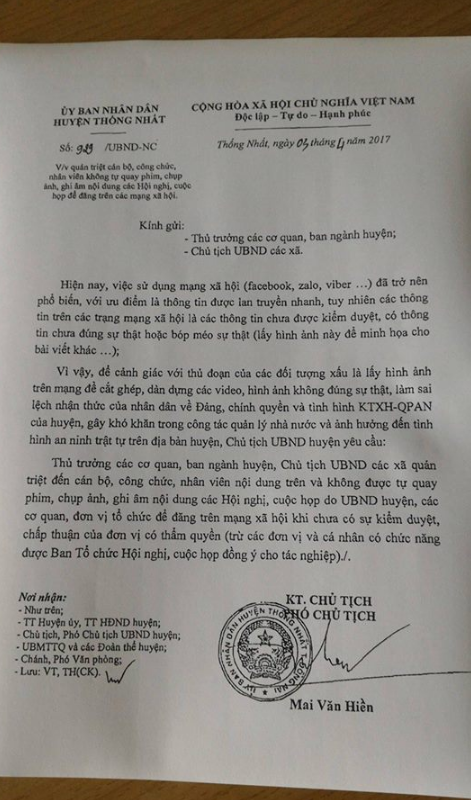
#> input picture dataset/raw/real_doc_sample.png, 471 x 800 px, found by its file name
$ python test_real_image.py
#> lines starting #> are read from the running program, lines starting #| are printed output that depends on the picture; after the words box and inside, x2 and y2 are one past the last pixel; in counts of white or black regions, pixels touching at a corner belong together
### modules/edge_detector.py
"""
Module 1: Tiền xử lý & Dò biên (Edge Detection)
Thành viên phụ trách: TV1 (Trưởng nhóm)
Mục tiêu:
    - Chuyển đổi ảnh sang ảnh xám (Grayscale).
    - Khử nhiễu bằng bộ lọc Gaussian Blur.
    - Cài đặt thuật toán dò biên Canny với ngưỡng tùy chỉnh linh hoạt và chế độ Auto-Canny.
    - Xử lý hình thái học (Morphological Operations) để kết nối mép tài liệu bị đứt đoạn.
"""

from typing import Tuple, Optional
import cv2
import numpy as np


def to_grayscale(image: np.ndarray) -> np.ndarray:
    """
    Chuyển đổi ảnh màu BGR sang ảnh mức xám (Grayscale).
    Nếu ảnh đã là ảnh xám (1 kênh), trả về bản sao của ảnh.

    Args:
        image (np.ndarray): Mảng numpy của ảnh đầu vào.

    Returns:
        np.ndarray: Ảnh mức xám (1 kênh màu, uint8).
    """
    if image is None:
        raise ValueError("Ảnh đầu vào là None. Vui lòng kiểm tra đường dẫn hoặc dữ liệu ảnh.")

    if len(image.shape) == 3 and image.shape[2] == 3:
        return cv2.cvtColor(image, cv2.COLOR_BGR2GRAY)
    elif len(image.shape) == 3 and image.shape[2] == 4:
        # Hỗ trợ ảnh có kênh Alpha (BGRA)
        return cv2.cvtColor(image, cv2.COLOR_BGRA2GRAY)
    elif len(image.shape) == 2:
        return image.copy()
    else:
        raise ValueError(f"Định dạng kênh màu không hợp lệ: shape={image.shape}")


def apply_gaussian_blur(
    image: np.ndarray,
    kernel_size: Tuple[int, int] = (5, 5),
    sigma_x: float = 0.0
) -> np.ndarray:
    """
    Khử nhiễu bằng bộ lọc Gaussian Blur.
    Toán học: Tích chập ảnh với ma trận trọng số Gauss 2 chiều để làm mượt các chi tiết tần số cao (nhiễu hạt).

    Args:
        image (np.ndarray): Ảnh đầu vào (ảnh xám hoặc ảnh màu).
        kernel_size (Tuple[int, int]): Kích thước cửa sổ lọc Gauss (phải là các số nguyên dương lẻ, ví dụ (3, 3), (5, 5)).
        sigma_x (float): Độ lệch chuẩn theo trục X. Nếu = 0, OpenCV tự tính theo kernel_size: sigma = 0.3*((ksize-1)*0.5 - 1) + 0.8.

    Returns:
        np.ndarray: Ảnh đã được làm mịn khử nhiễu.
    """
    # Đảm bảo kernel_size là các số lẻ
    kw, kh = kernel_size
    kw = kw if kw % 2 != 0 else kw + 1
    kh = kh if kh % 2 != 0 else kh + 1

    return cv2.GaussianBlur(image, (kw, kh), sigmaX=sigma_x)


def auto_canny(image: np.ndarray, sigma: float = 0.33) -> np.ndarray:
    """
    Tự động tính toán hai ngưỡng low_threshold và high_threshold của Canny dựa trên giá trị trung vị (Median) của ảnh.
    Công thức:
        lower = max(0, (1.0 - sigma) * median)
        upper = min(255, (1.0 + sigma) * median)

    Args:
        image (np.ndarray): Ảnh xám đã làm mịn.
        sigma (float): Hệ số co giãn ngưỡng quanh trung vị (thường chọn 0.33).

    Returns:
        np.ndarray: Ảnh nhị phân chứa biên Canny.
    """
    gray = to_grayscale(image)
    median_val = np.median(gray)

    low_threshold = int(max(0, (1.0 - sigma) * median_val))
    high_threshold = int(min(255, (1.0 + sigma) * median_val))

    return cv2.Canny(gray, low_threshold, high_threshold)


def detect_canny_edges(
    image: np.ndarray,
    low_threshold: int = 50,
    high_threshold: int = 150,
    aperture_size: int = 3,
    l2_gradient: bool = False
) -> np.ndarray:
    """
    Thực hiện dò biên Canny với các ngưỡng tùy chỉnh linh hoạt.
    Các bước cốt lõi của Canny:
        1. Tính đạo hàm không gian bằng toán tử Sobel (Gx, Gy).
        2. Triệt tiêu không cực đại (Non-Maximum Suppression - NMS) để làm mảnh biên thành 1 pixel.
        3. Phân ngưỡng Hysteresis (Ngưỡng kép) với low_threshold và high_threshold để giữ lại biên mạnh và biên yếu liên tục.

    Args:
        image (np.ndarray): Ảnh đầu vào (xám hoặc màu).
        low_threshold (int): Ngưỡng dưới để xác định biên yếu tiềm năng.
        high_threshold (int): Ngưỡng trên để xác định biên chắc chắn.
        aperture_size (int): Kích thước kernel Sobel tính gradient (3, 5, hoặc 7).
        l2_gradient (bool): Nếu True, tính độ lớn gradient chính xác bằng sqrt(Gx^2 + Gy^2),
                           nếu False, xấp xỉ nhanh bằng |Gx| + |Gy|.

    Returns:
        np.ndarray: Ảnh nhị phân các cạnh biên (255 là biên, 0 là nền).
    """
    gray = to_grayscale(image)
    return cv2.Canny(
        gray,
        threshold1=low_threshold,
        threshold2=high_threshold,
        apertureSize=aperture_size,
        L2gradient=l2_gradient
    )


def connect_edges(
    edges: np.ndarray,
    kernel_size: Tuple[int, int] = (5, 5),
    iterations: int = 1
) -> np.ndarray:
    """
    Sử dụng toán tử hình thái học (Morphological Operations) để hàn gắn các đường biên bị đứt gãy.
    Quy trình:
        - Giãn nở (Dilation) để làm dày biên và kết nối các đoạn đứt ngắn.
        - Phép Đóng (Closing = Dilate -> Erode) để lấp các lỗ thủng nhỏ dọc mép giấy.

    Args:
        edges (np.ndarray): Ảnh biên nhị phân thu được từ Canny.
        kernel_size (Tuple[int, int]): Kích thước cấu trúc phần tử (Structuring Element).
        iterations (int): Số lần lặp giãn nở.

    Returns:
        np.ndarray: Ảnh biên nhị phân đã được làm liền mạch.
    """
    kernel = cv2.getStructuringElement(cv2.MORPH_RECT, kernel_size)
    dilated = cv2.dilate(edges, kernel, iterations=iterations)
    closed = cv2.morphologyEx(dilated, cv2.MORPH_CLOSE, kernel)
    return closed


def preprocess_and_detect_edges(
    image: np.ndarray,
    blur_kernel: Tuple[int, int] = (5, 5),
    low_threshold: int = 50,
    high_threshold: int = 150,
    use_auto_canny: bool = False,
    apply_morphology: bool = True
) -> Tuple[np.ndarray, np.ndarray, np.ndarray]:
    """
    Hàm quy trình (Pipeline) hoàn chỉnh cho Module 1:
    Ảnh đầu vào -> Ảnh xám khử nhiễu -> Biên Canny thô -> Biên Canny liền mạch.

    Args:
        image (np.ndarray): Ảnh gốc (BGR).
        blur_kernel (Tuple[int, int]): Cửa sổ Gaussian Blur.
        low_threshold (int): Ngưỡng dưới Canny.
        high_threshold (int): Ngưỡng trên Canny.
        use_auto_canny (bool): Có dùng thuật toán Auto-Canny hay không.
        apply_morphology (bool): Có áp dụng hàn gắn biên hay không.

    Returns:
        Tuple[np.ndarray, np.ndarray, np.ndarray]:
            (gray_blurred, raw_edges, connected_edges)
    """
    # 1. Chuyển ảnh xám
    gray = to_grayscale(image)

    # 2. Khử nhiễu Gaussian
    gray_blurred = apply_gaussian_blur(gray, kernel_size=blur_kernel)

    # 3. Dò biên Canny
    if use_auto_canny:
        raw_edges = auto_canny(gray_blurred)
    else:
        raw_edges = detect_canny_edges(
            gray_blurred,
            low_threshold=low_threshold,
            high_threshold=high_threshold
        )

    # 4. Hàn gắn biên hình thái học
    if apply_morphology:
        connected_edges = connect_edges(raw_edges)
    else:
        connected_edges = raw_edges.copy()

    return gray_blurred, raw_edges, connected_edges


# [60 lines left out: functions resize_image_with_ratio, robust_edge_detection, not called in this run]


# ----------------------------------------------------------------------
# KIỂM THỬ ĐỘC LẬP (Unit Test / Demo khi chạy trực tiếp file)
# ----------------------------------------------------------------------
# [61 lines that do not run on import are left out]

### tools/test_real_image.py
"""
Script kiểm thử Module 1 (và đánh giá sơ bộ đường bao) trên ảnh tài liệu thực tế.
"""

import os
import sys
import io
import cv2
import numpy as np

# Fix UTF-8 output trên Windows console
if sys.stdout.encoding.lower() != 'utf-8':
    try:
        sys.stdout = io.TextIOWrapper(sys.stdout.buffer, encoding='utf-8')
    except Exception:
        pass

sys.path.insert(0, os.path.abspath(os.path.join(os.path.dirname(__file__), "..")))

from modules.edge_detector import (
    to_grayscale,
    apply_gaussian_blur,
    detect_canny_edges,
    auto_canny,
    connect_edges,
    preprocess_and_detect_edges
)


def run_test():
    img_path = os.path.join("dataset", "raw", "real_doc_sample.png")
    if not os.path.exists(img_path):
        print(f"[LỖI] Không tìm thấy ảnh: {img_path}")
        return

    img = cv2.imread(img_path)
#> img is the input picture: shape (800, 471, 3); mean B, G, R 132.4, 138.3, 141.8
    print(f"[*] Đã tải ảnh thực tế thành công: shape = {img.shape}")
#| [*] Đã tải ảnh thực tế thành công: shape = (800, 471, 3)

    output_dir = os.path.join("dataset", "output", "real_test")
    os.makedirs(output_dir, exist_ok=True)

    # 1. Pipeline tiêu chuẩn với Canny thủ công (50, 150)
    gray_blur, raw_edges_manual, connected_manual = preprocess_and_detect_edges(
        img,
        blur_kernel=(5, 5),
        low_threshold=50,
        high_threshold=150,
        use_auto_canny=False,
        apply_morphology=True
    )
#> in detect_canny_edges, `return cv2.Canny( gray, threshold1=low_threshold, threshold2=high_thre..`:
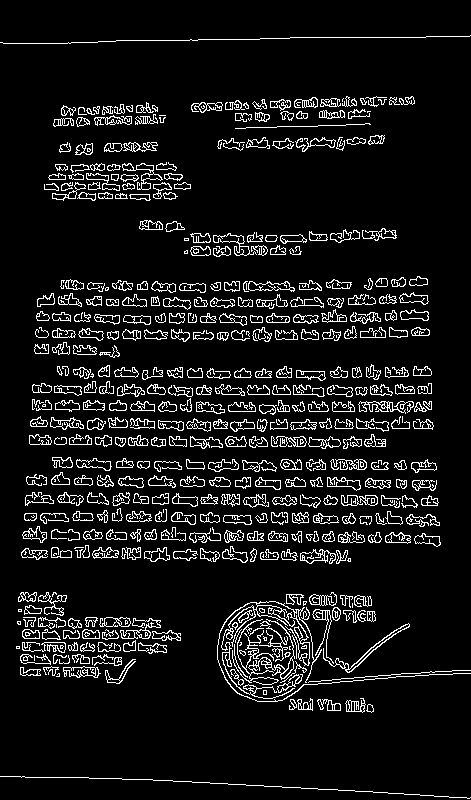
#> returned value: shape (800, 471); 8.7% white in thin lines or dots
#> in connect_edges, `closed = cv2.morphologyEx(dilated, cv2.MORPH_CLOSE, kernel)`:
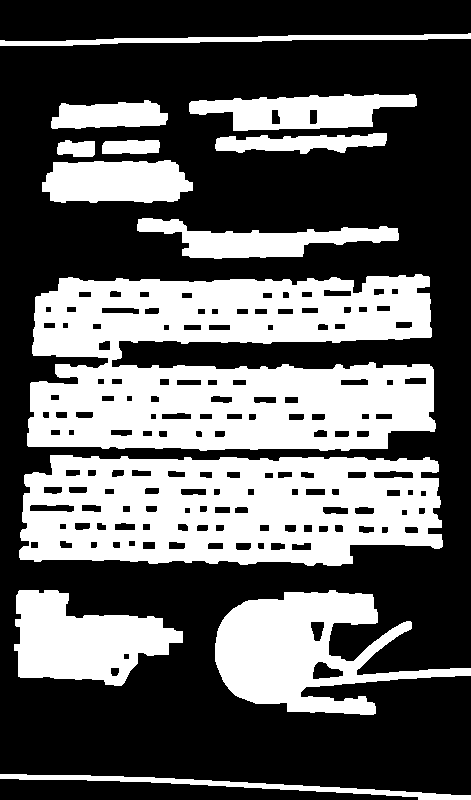
#> closed: shape (800, 471); 37.5% white; 13 white regions, largest, box (x1, y1, x2, y2) and area: (27, 274, 436, 451) 52792, (19, 455, 443, 566) 36335, (215, 590, 471, 715) 15300

    # 2. Pipeline với Auto-Canny (dựa trên median)
    gray = to_grayscale(img)
    median_val = np.median(gray)
#> median_val = 150
    auto_edges = auto_canny(gray_blur, sigma=0.33)
#> in auto_canny, `median_val = np.median(gray)`: median_val = 148
#> in auto_canny, `low_threshold = int(max(0, (1.0 - sigma) * median_val))`: low_threshold = 99
#> in auto_canny, `high_threshold = int(min(255, (1.0 + sigma) * median_val))`: high_threshold = 196
    connected_auto = connect_edges(auto_edges, kernel_size=(5, 5), iterations=1)

    # 3. Thử nghiệm Canny với ngưỡng tối ưu hơn cho ảnh này nếu cần
    # Thử thêm với kernel làm mờ lớn hơn (7, 7) để giảm biên từ chữ viết
    gray_blur_7 = apply_gaussian_blur(gray, kernel_size=(7, 7))
    custom_edges = detect_canny_edges(gray_blur_7, low_threshold=75, high_threshold=200)
#> call 2 of detect_canny_edges, with low_threshold = 75, high_threshold = 200, aperture_size = 3, l2_gradient = False
#> in detect_canny_edges (call 2), `return cv2.Canny( gray, threshold1=low_threshold, threshold2=high_thre..`:
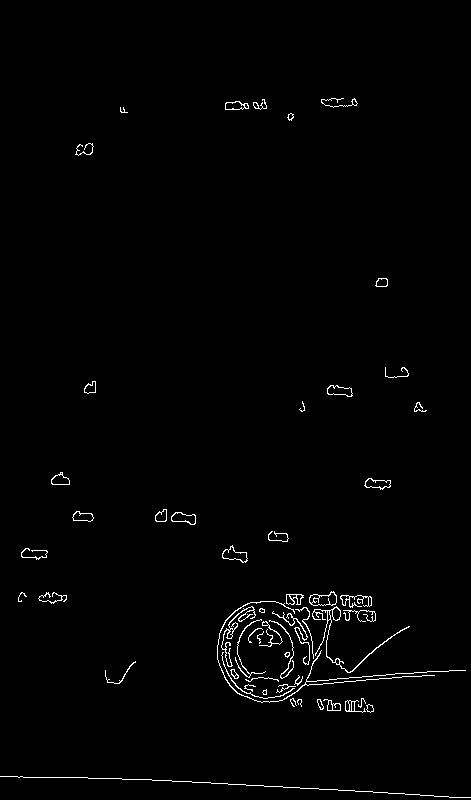
#> returned value: shape (800, 471); 1.2% white in thin lines or dots, all inside (x1, y1, x2, y2) = (0, 98, 471, 798)
    connected_custom = connect_edges(custom_edges, kernel_size=(5, 5), iterations=1)
#> call 3 of connect_edges, with kernel_size = (5, 5), iterations = 1
#> in connect_edges (call 3), `dilated = cv2.dilate(edges, kernel, iterations=iterations)`:
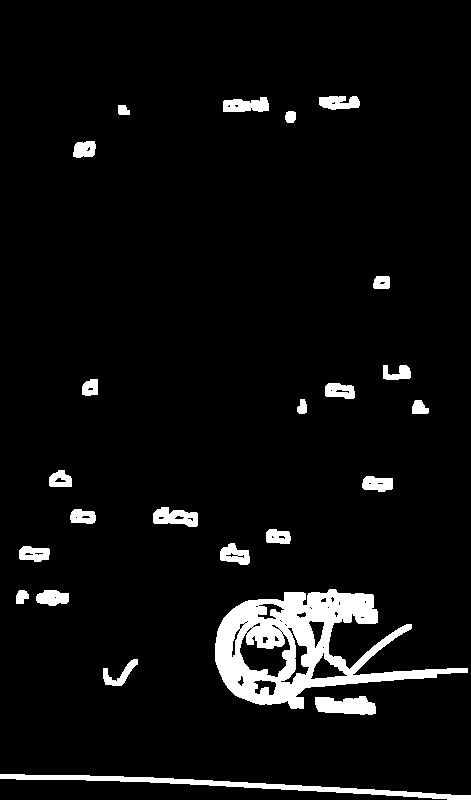
#> dilated: shape (800, 471); 5.7% white; 24 white regions, largest, box (x1, y1, x2, y2) and area: (215, 589, 468, 709) 11648, (0, 774, 471, 800) 2444, (315, 696, 376, 715) 891
#> in connect_edges (call 3), `closed = cv2.morphologyEx(dilated, cv2.MORPH_CLOSE, kernel)`:
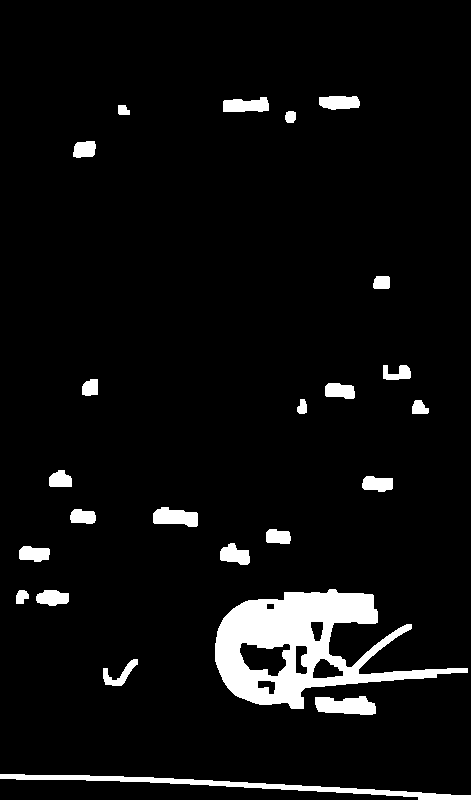
#> closed: shape (800, 471); 6% white; 24 white regions

    # 4. Lưu tất cả ảnh kết quả
    cv2.imwrite(os.path.join(output_dir, "01_gray_blur.png"), gray_blur)
    cv2.imwrite(os.path.join(output_dir, "02_raw_edges_manual.png"), raw_edges_manual)
    cv2.imwrite(os.path.join(output_dir, "03_connected_manual.png"), connected_manual)
    cv2.imwrite(os.path.join(output_dir, "04_auto_canny.png"), auto_edges)
    cv2.imwrite(os.path.join(output_dir, "05_connected_auto.png"), connected_auto)
    cv2.imwrite(os.path.join(output_dir, "06_custom_edges.png"), custom_edges)
    cv2.imwrite(os.path.join(output_dir, "07_connected_custom.png"), connected_custom)

    print(f"[*] Giá trị trung vị (Median) của ảnh xám: {median_val:.1f}")
#| [*] Giá trị trung vị (Median) của ảnh xám: 150.0
    print(f"[*] Số pixel biên (Manual 50-150): {np.count_nonzero(raw_edges_manual)}")
#| [*] Số pixel biên (Manual 50-150): 32635
    print(f"[*] Số pixel biên (Auto Canny): {np.count_nonzero(auto_edges)}")
#| [*] Số pixel biên (Auto Canny): 28955
    print(f"[*] Số pixel biên (Custom 75-200, blur 7x7): {np.count_nonzero(custom_edges)}")
#| [*] Số pixel biên (Custom 75-200, blur 7x7): 4684

    # 5. Đánh giá sơ bộ xem mép ngoài của tờ giấy có tạo thành Contour lớn nhất không
    contours, _ = cv2.findContours(connected_manual, cv2.RETR_LIST, cv2.CHAIN_APPROX_SIMPLE)
#> contours = 156 contours; largest, box (x1, y1, x2, y2) and area: (27, 274, 436, 451) 56376, (19, 455, 443, 566) 40573, (215, 590, 471, 715) 15302, (14, 590, 183, 686) 9886, (189, 94, 417, 131) 5310
    contours = sorted(contours, key=cv2.contourArea, reverse=True)

    vis_contour = img.copy()
    if contours:
        print(f"[*] Tìm thấy {len(contours)} contours.")
#| [*] Tìm thấy 156 contours.
        max_c = contours[0]
#> max_c = contour of 418 points, box (x1, y1, x2, y2) (27, 274, 436, 451), area 56376
        peri = cv2.arcLength(max_c, True)
#> peri = 2163.3
        approx = cv2.approxPolyDP(max_c, 0.02 * peri, True)
#> approx = contour of 9 points, box (x1, y1, x2, y2) (27, 277, 435, 446), area 55330
        print(f"[*] Contour lớn nhất: diện tích = {cv2.contourArea(max_c):.1f}, số đỉnh xấp xỉ = {len(approx)}")
#| [*] Contour lớn nhất: diện tích = 56376.0, số đỉnh xấp xỉ = 9
        cv2.drawContours(vis_contour, [max_c], -1, (0, 255, 0), 2)
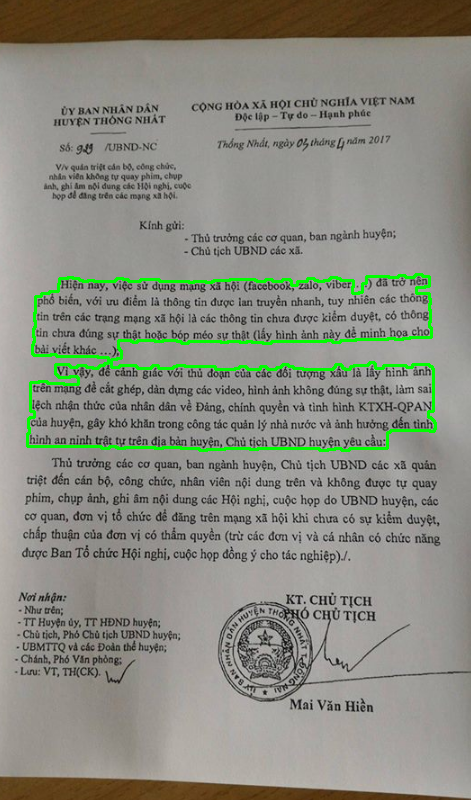
#> vis_contour: shape (800, 471, 3); 1.76% of pixels changed, all inside (x1, y1, x2, y2) = (26, 273, 437, 452)
        cv2.imwrite(os.path.join(output_dir, "08_max_contour_manual.png"), vis_contour)

    # Thử với connected_custom
    contours_c, _ = cv2.findContours(connected_custom, cv2.RETR_LIST, cv2.CHAIN_APPROX_SIMPLE)
#> contours_c = 30 contours; largest, box (x1, y1, x2, y2) and area: (215, 589, 468, 709) 13999, (0, 774, 471, 800) 2011, (239, 642, 291, 677) 1114, (315, 696, 376, 715) 822, (153, 507, 198, 527) 599
    contours_c = sorted(contours_c, key=cv2.contourArea, reverse=True)
    vis_contour_c = img.copy()
    if contours_c:
        max_c = contours_c[0]
#> max_c = contour of 241 points, box (x1, y1, x2, y2) (215, 589, 468, 709), area 13999
        peri = cv2.arcLength(max_c, True)
#> peri = 944.5
        approx = cv2.approxPolyDP(max_c, 0.02 * peri, True)
#> approx = contour of 11 points, box (x1, y1, x2, y2) (215, 589, 468, 709), area 14568
        print(f"[*] Contour lớn nhất (Custom): diện tích = {cv2.contourArea(max_c):.1f}, số đỉnh xấp xỉ = {len(approx)}")
#| [*] Contour lớn nhất (Custom): diện tích = 13999.0, số đỉnh xấp xỉ = 11
        cv2.drawContours(vis_contour_c, [max_c], -1, (0, 0, 255), 2)
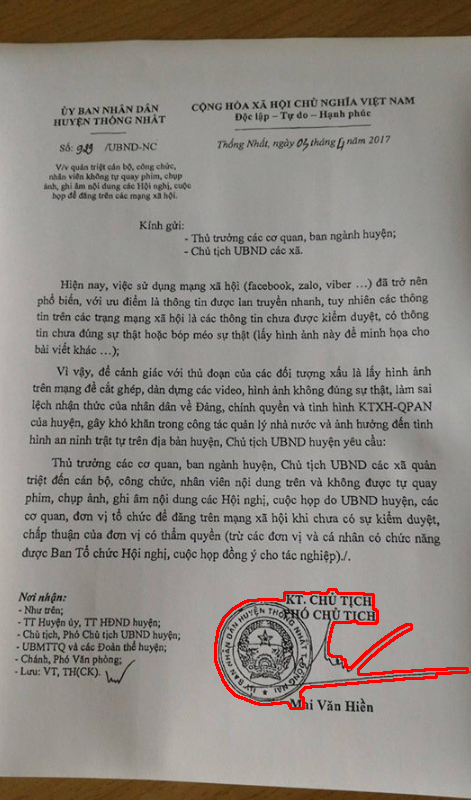
#> vis_contour_c: shape (800, 471, 3); 0.79% of pixels changed, all inside (x1, y1, x2, y2) = (214, 588, 469, 710)
        cv2.imwrite(os.path.join(output_dir, "09_max_contour_custom.png"), vis_contour_c)

    print(f"[OK] Đã hoàn tất và lưu các ảnh kết quả vào: {output_dir}")


if __name__ == "__main__":
    run_test()
